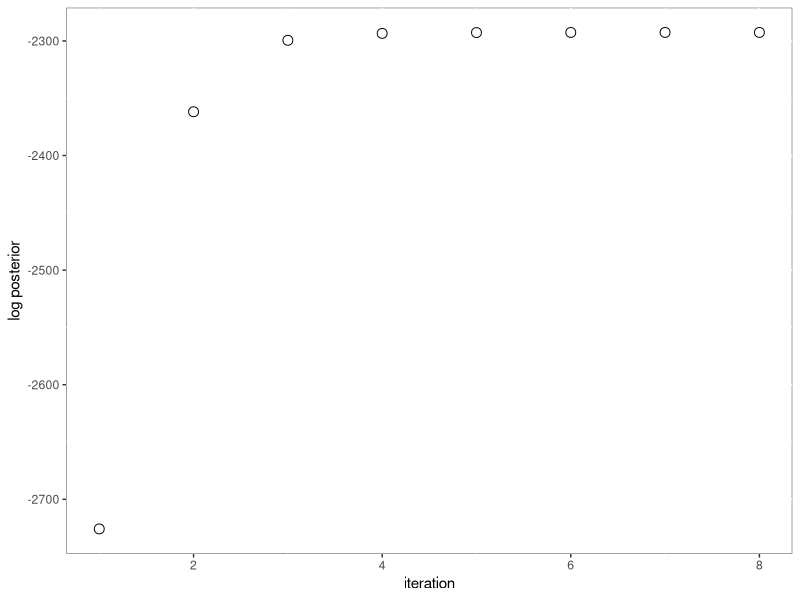
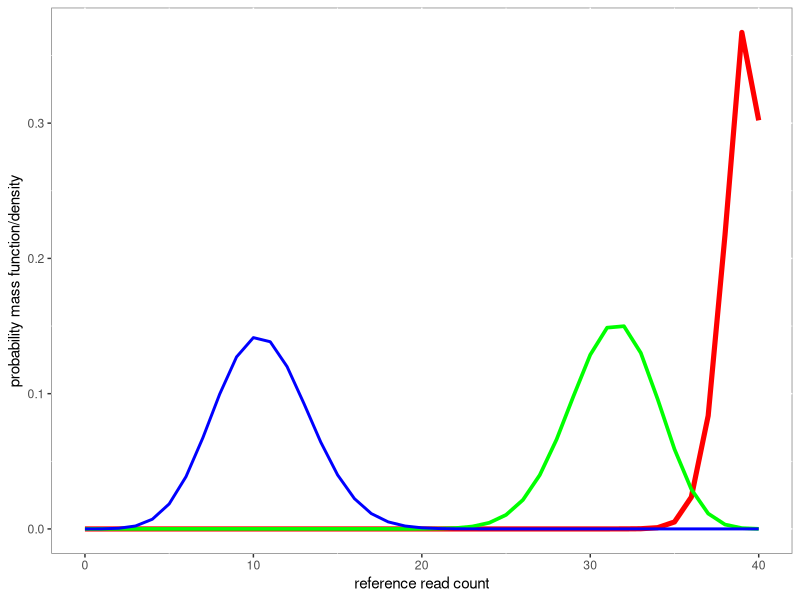

Write the R code that produced these figures, in order.
## ---- chunk 1
knitr::opts_chunk$set(echo = TRUE)
## ---- chunk 2
library(ggplot2) # for plotting in Section 3
## ---- chunk 3
counts <- read.delim("alleleCounts.txt", as.is = TRUE)
counts[1:2, ]
x <- counts$refCount
N <- counts$depth
K <- 3  # number of possible genotypes: AA (homozygous reference), AB (heterozygous variant), BB (homozygous variant)
## ---- chunk 4
mu.init <- c(0.99, 0.5, 0.01)
pi.init <- c(0.80, 0.15, 0.05)
alpha.hyper <- c(10, 5, 1)
beta.hyper <- c(1, 5, 10)
delta.hyper <- c(8, 2, 2)
## ---- chunk 5
compute.binom.lik <- function(x, N, mu){
  L <-  matrix(NA, nrow = length(x), ncol = K)
 for (i in 1:K) {
    L[,i] <- dbinom(x, size = N, prob = mu[i])
 }
  return(L)
}
## ---- chunk 6
obs.lik <- compute.binom.lik(x, N, mu.init)
obs.lik[1:5, ]
dim(obs.lik)
## ---- chunk 7
compute.loglik <- function(obs.lik, pi){
  wL <- 0
  l <- 0
  for (i in 1:K) {
    wL <- wL + pi[i]*obs.lik[,i]
  }
  l <- sum(log(wL))
  return(l)
}
## ---- chunk 8
loglik <- compute.loglik(obs.lik, pi.init)
loglik
dim(obs.lik)
## ---- chunk 9
compute.responsibilities <- function(obs.lik, pi){
  gamma <- matrix(NA, nrow = nrow(obs.lik), ncol = K)
 # print(dim(gamma))
  wL <- 0
  
  for (i in 1:K) {
   gamma[,i] <-  pi[i]*obs.lik[,i]   #posterior - product of prior and likelihood (Bayes' theorem)
   wL <- wL + gamma[,i]
  }
  
  return(gamma/wL)
}
## ---- chunk 10
gamma <- compute.responsibilities(obs.lik, pi.init)
gamma[1:3, ]
dim(gamma)
## ---- chunk 11
update.pi <- function(gamma, delta){
  pi.hat <- rep(0, times = K)
  
  for (i in 1:K) {
    pi.hat[i] <- colSums(gamma, na.rm = TRUE)[i] + delta[i] - 1
  }
  pi.hat <- pi.hat/sum(pi.hat)
  return(pi.hat)
}
## ---- chunk 12
pi.hat <- update.pi(gamma, delta.hyper) 
pi.hat
## ---- chunk 13
update.mu <- function(gamma, x, N, alpha, beta){
  mu.hat <- rep(0, times = K)
  num <- 0
  denom <- 0
  
  num <- t(x)%*%gamma
  denom <- t(N)%*%gamma
  
 for (i in 1:K) {
    num[i] <- num[i] + alpha[i] - 1
    denom[i] <- denom[i] + alpha[i] +beta[i] - 2 
 }
 mu.hat <- num/denom
 return(mu.hat)
}
## ---- chunk 14
mu.hat <- update.mu(gamma, x, N, alpha.hyper, beta.hyper)
mu.hat
## ---- chunk 15
compute.log.posterior <- function(loglik, mu, pi, alpha, beta, delta){
  return(sum(loglik, dirichletpdflog(pi, delta), sum(betapdflog(mu,alpha, beta)) ))
}
## ---- chunk 16
dirichletpdflog <- function(pi, delta) {
    c <- lgamma(sum(delta, na.rm = TRUE)) - sum(lgamma(delta), na.rm = TRUE)  #normalizing constant
    l <- sum((delta - 1) * log(pi), na.rm = TRUE)  #likelihood
    return(c + l)
}

betapdflog <- function(x, alpha, beta){
  c <- -lbeta(alpha, beta)
  l <- (alpha - 1) * log(x) + (beta - 1) * log(1 - x)
  return(c + l)
}
## ---- chunk 17
obs.lik <- compute.binom.lik(x, N, mu.hat)
loglik <- compute.loglik(obs.lik, pi.hat)
logP <- compute.log.posterior(loglik, mu.hat, pi.hat, alpha.hyper, beta.hyper, delta.hyper)
logP
## ---- chunk 18

converged = FALSE
epsilon = 10^-2

#Initialize
pi <- pi.init
mu <- mu.init
logP <-  -Inf
curr.iter <- 1
prev.iter <- 0

#Compute the observed likelihood using initial parameters
obs.lik <- compute.binom.lik(x, N, mu)

while (converged == FALSE) {
  
  curr.iter <-  curr.iter + 1 
  
  #E-step: Compute responsibilities
  gamma <- compute.responsibilities(obs.lik, pi)
  
  #M-step: Update parameters
  pi.hat <- update.pi(gamma, delta.hyper)
  mu.hat <- update.mu(gamma, x, N, alpha.hyper, beta.hyper)
  
  #M-step: Assign updated parameters
  pi <- pi.hat
  mu <- mu.hat
  
  #M-step: Recompute the observed likelihood using update parameters
  obs.lik <- compute.binom.lik(x, N, mu)
  
  #M-step:Compute the log likelihood 
  loglik <- compute.loglik(obs.lik, pi)
  
  #M-step:Compute log Posterior
  logP[curr.iter] <- compute.log.posterior(loglik, mu, pi, alpha.hyper, beta.hyper, delta.hyper)
  #print(logP[curr.iter])
  
  prev.iter <- curr.iter - 1
  
  if ( (logP[curr.iter] - logP[prev.iter])  < epsilon ) {
    converged = TRUE
  } 
  logP[prev.iter] <-  logP[curr.iter]
}
  
print(pi)
print(mu)
print(gamma[1:5,])
print(logP[1:prev.iter])

## ---- chunk 19
library(tidyverse)

gamma.EM.converged <- data.frame(gamma)
colnames(gamma.EM.converged) <-  c("AA","AB", "BB")
gamma.EM.converged <- tibble(gamma.EM.converged)

gamma.mut <- gamma.EM.converged
gamma.mut <- gamma.EM.converged %>%
  mutate(mutationStatus = case_when((AB + BB >= 0.9) ~ "SNV", (AB + BB < 0.9) ~ "NotSNV")) %>%
  select(-AA, -AB, -BB) %>%
  mutate(id = seq.int(1, nrow(gamma.mut)))

counts.tibble <- as.tibble(counts)
counts.tibble <- as.tibble(counts) %>% 
  mutate(id = seq.int(1, nrow(counts.tibble)))

mutationCalls <- counts.tibble %>%
  left_join(gamma.mut, by = "id") %>% 
  select(-id)

mutationCalls[1:5,]

write_delim(mutationCalls,"mutationsCalls_LAC.txt")
## ---- chunk 20
#plot(logP[1:prev.iter])
df <- data.frame(cbind(seq.int(1,prev.iter), logP[1:prev.iter]))
colnames(df) <- c("iteration", "logP")

ggplot(df) +
  geom_point(mapping = aes(x=iteration,y=logP), size = 3, shape = 1, color = "black") + 
  labs(x= "iteration", y="log posterior") +
  theme(panel.background = element_rect(fill = "white", colour = "grey50"))
## ---- chunk 21
ref.read.count <- seq.int(0,40) 
depth <- 40
mu.em.converged <- mu
pmf <- data.frame(compute.binom.lik(ref.read.count, depth, mu.em.converged))
colnames(pmf) <- c("AA","AB", "BB")

ggplot(pmf) +
  geom_line(mapping = aes(x=ref.read.count,y=AA), colour ="red", size =1.75) +
  geom_line(mapping = aes(x=ref.read.count,y=AB), colour ="green", size =1.25) +
  geom_line(mapping = aes(x=ref.read.count,y=BB), colour ="blue",size =1) +
  labs(x= "reference read count", y="probability mass function/density") +
  theme(panel.background = element_rect(fill = "white", colour = "grey50"))
